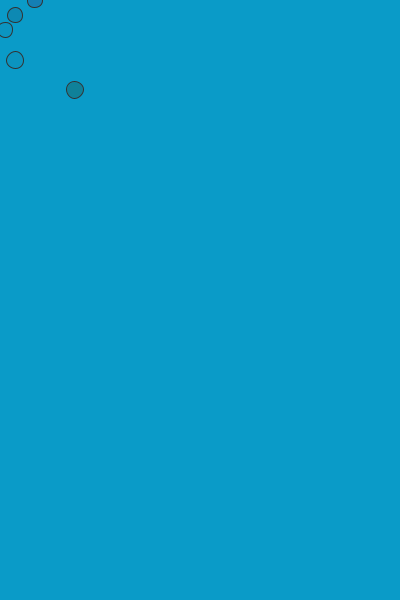
Frame 1 (no input)
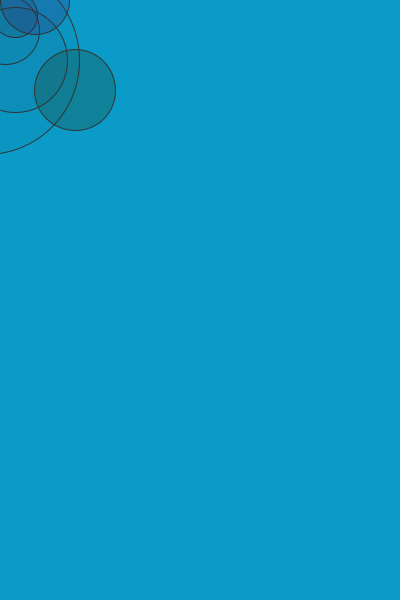
Frame 60 (the mouse pressed at the canvas centre just before this capture)
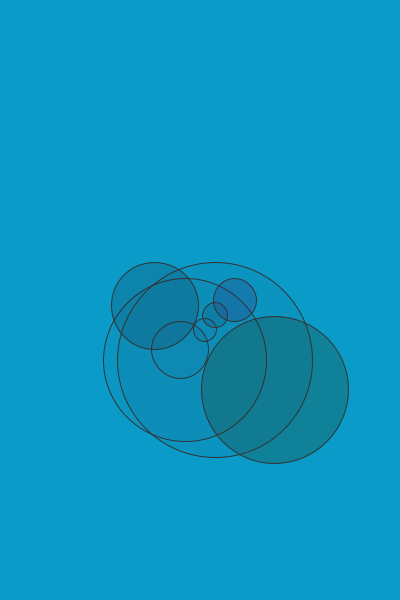
Frame 120 (the mouse held since frame 60 and released just before this capture)

The Processing sketch that drew these frames (run headless with seeded random() and noise(); from frame 60 on, the mouse is pressed at the canvas centre):

// Processing sketch: processing_13314
// ── processing_13314.pde

void setup() {
  size(400, 600);
  stroke(50);
  smooth();
background(20,150,180);
int x=1;
}
float a=second();
float b=second();
float c=second();
float d=second();
float e=second();
float f=second();
float g=second();
float h=second();
float j=minute();
void draw(){
background(10,155,200);
 
 
a=a+0.5;
fill(30,50,80,45);
ellipse(mouseX+15, mouseY+15, a, a);
if (a>50){
  a=0;
}
 
  b=b+0.9;
fill(30,50,80,15);
ellipse(mouseX+5, mouseY+30, b, b);
 
if (b>100){
  b=0;}
 
 
c=c+2.9;
fill(30,50,80,15);
ellipse(mouseX-15, mouseY+60, c, c);
 
if (c>200){
  c=0;}
 
d=d+0.6;
fill(30,20,40,45);
ellipse(mouseX-45, mouseY+6, d, d);
 
if (d>150){
  d=0;}
 
e=e+0.9;
fill(50,50,125,68);
ellipse(mouseX+35, mouseY, e, e);
 
if (e>80){
  e=0;}
   
  f=f+1.7;
fill(30,50,80,15);
ellipse(mouseX-20, mouseY+50, f, f);
 
if (f>80){
  f=0;}
 
g=g+1.1;
fill(30,54,15,65);
ellipse(mouseX+75, mouseY+90, g, g);
 
if (g>160){
  g=0;}
   
  h=h+1.5;
fill(30,35,52,15);
ellipse(mouseX+15, mouseY+60, h, h);
 
if (h>260){
  h=0;}
   
}
